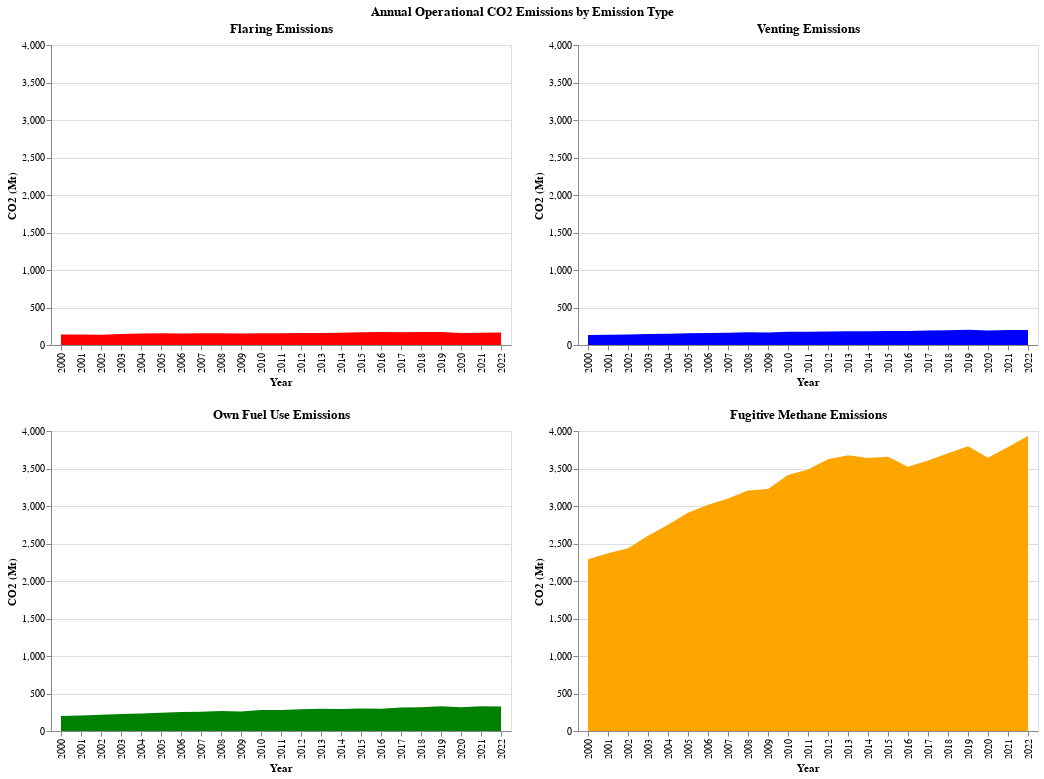

Notebook code cell kept with this figure:
### Markdown cell above
## Operational Emissions by Type

### Code cell
def faceted_operational_emissions(df):

    # calculate annual operational emissions by type
    df = df.group_by("year").agg(pl.col(
        ["flaring_emissions_MtCO2", 
         "venting_emissions_MtCO2",
         "own_fuel_use_emissions_MtCO2",
         "fugitive_methane_emissions_MtCO2e"]).sum())

    # develop chart for each operational emission type
    flaring = alt.Chart(df, title = "Flaring Emissions").mark_area(color = "red").encode(
        alt.X("year:N", title = "Year"),
        alt.Y("flaring_emissions_MtCO2:Q", title = "CO2 (Mt)", scale=alt.Scale(domain=[0, 4000]))
    )

    venting = alt.Chart(df, title = "Venting Emissions").mark_area(color = "blue").encode(
        alt.X("year:N", title = "Year"),
        alt.Y("venting_emissions_MtCO2:Q", title = "CO2 (Mt)", scale=alt.Scale(domain=[0, 4000]))
    )

    own_fuel_use = alt.Chart(df, title = "Own Fuel Use Emissions").mark_area(color = "green").encode(
        alt.X("year:N", title = "Year"),
        alt.Y("own_fuel_use_emissions_MtCO2:Q", title = "CO2 (Mt)", scale=alt.Scale(domain=[0, 4000]))
    )

    fugitive_methane = alt.Chart(df, title = "Fugitive Methane Emissions").mark_area(color = "orange").encode(
        alt.X("year:N", title = "Year"),
        alt.Y("fugitive_methane_emissions_MtCO2e:Q", title = "CO2 (Mt)", scale=alt.Scale(domain=[0, 4000]))
    )

    # concatenate charts into a grid
    custom_title = alt.TitleParams('Annual Operational CO2 Emissions by Emission Type', anchor='middle')
    upper = flaring | venting
    lower = own_fuel_use | fugitive_methane
    chart = alt.vconcat(upper, lower).properties(title = custom_title)

    """ 
    Below code uses chart repeat, but I found color and positioning customizationto be a bit harder using the repeat function.
    """
    
    # color_scale = alt.Scale(domain= emission_types, 
    #                         range=['red', 'blue', 'orange', 'green'])

    
    # emission_types = ["flaring_emissions_MtCO2", 
                      # "venting_emissions_MtCO2",
                      # "own_fuel_use_emissions_MtCO2",
                      # "fugitive_methane_emissions_MtCO2e"]
    
    # chart = alt.Chart(df).mark_area().encode(
    #     alt.X("year:N", title = "Year"),
    #     alt.Y(alt.repeat("row"), type='quantitative',  scale=alt.Scale(domain=[0, 4000])),
    #     #alt.Color(["flaring_emissions_MtCO2:N", 
    #                # "venting_emissions_MtCO2:N",
    #                # "own_fuel_use_emissions_MtCO2:N",
    #                # "fugitive_methane_emissions_MtCO2e:N"], scale = color_scale, title = "Emission Type")
    # ).repeat(row= emission_types)

    return chart

faceted_operational_emissions(emissions)

### Figure 1 — Vega-Lite specification as saved in the notebook (floating-point values rounded to 4 significant figures)
{"config": {"view": {"continuousWidth": 300, "continuousHeight": 300}}, "vconcat": [{"hconcat": [{"mark": {"type": "area", "color": "red"}, "encoding": {"x": {"field": "year", "title": "Year", "type": "nominal"}, "y": {"field": "flaring_emissions_MtCO2", "scale": {"domain": [0, 4000]}, "title": "CO2 (Mt)", "type": "quantitative"}}, "title": "Flaring Emissions"}, {"mark": {"type": "area", "color": "blue"}, "encoding": {"x": {"field": "year", "title": "Year", "type": "nominal"}, "y": {"field": "venting_emissions_MtCO2", "scale": {"domain": [0, 4000]}, "title": "CO2 (Mt)", "type": "quantitative"}}, "title": "Venting Emissions"}]}, {"hconcat": [{"mark": {"type": "area", "color": "green"}, "encoding": {"x": {"field": "year", "title": "Year", "type": "nominal"}, "y": {"field": "own_fuel_use_emissions_MtCO2", "scale": {"domain": [0, 4000]}, "title": "CO2 (Mt)", "type": "quantitative"}}, "title": "Own Fuel Use Emissions"}, {"mark": {"type": "area", "color": "orange"}, "encoding": {"x": {"field": "year", "title": "Year", "type": "nominal"}, "y": {"field": "fugitive_methane_emissions_MtCO2e", "scale": {"domain": [0, 4000]}, "title": "CO2 (Mt)", "type": "quantitative"}}, "title": "Fugitive Methane Emissions"}]}], "data": {"name": "data-2511f04b60a1b3539c689eff7074712d"}, "title": {"text": "Annual Operational CO2 Emissions by Emission Type", "anchor": "middle"}, "$schema": "https://vega.github.io/schema/vega-lite/v5.20.1.json", "datasets": {"data-2511f04b60a1b3539c689eff7074712d": [{"year": 2014, "flaring_emissions_MtCO2": 164.0, "venting_emissions_MtCO2": 182.6, "own_fuel_use_emissions_MtCO2": 291.7, "fugitive_methane_emissions_MtCO2e": 3641.0}, {"year": 2003, "flaring_emissions_MtCO2": 145.2, "venting_emissions_MtCO2": 145.9, "own_fuel_use_emissions_MtCO2": 226.1, "fugitive_methane_emissions_MtCO2e": 2605.0}, {"year": 2019, "flaring_emissions_MtCO2": 172.0, "venting_emissions_MtCO2": 203.9, "own_fuel_use_emissions_MtCO2": 331.1, "fugitive_methane_emissions_MtCO2e": 3798.0}, {"year": 2015, "flaring_emissions_MtCO2": 170.9, "venting_emissions_MtCO2": 187.7, "own_fuel_use_emissions_MtCO2": 298.7, "fugitive_methane_emissions_MtCO2e": 3655.0}, {"year": 2006, "flaring_emissions_MtCO2": 154.9, "venting_emissions_MtCO2": 161.4, "own_fuel_use_emissions_MtCO2": 252.8, "fugitive_methane_emissions_MtCO2e": 3015.0}, {"year": 2013, "flaring_emissions_MtCO2": 160.8, "venting_emissions_MtCO2": 184.0, "own_fuel_use_emissions_MtCO2": 296.0, "fugitive_methane_emissions_MtCO2e": 3678.0}, {"year": 2012, "flaring_emissions_MtCO2": 160.4, "venting_emissions_MtCO2": 181.1, "own_fuel_use_emissions_MtCO2": 290.4, "fugitive_methane_emissions_MtCO2e": 3622.0}, {"year": 2016, "flaring_emissions_MtCO2": 173.0, "venting_emissions_MtCO2": 187.7, "own_fuel_use_emissions_MtCO2": 297.7, "fugitive_methane_emissions_MtCO2e": 3524.0}, {"year": 2018, "flaring_emissions_MtCO2": 171.8, "venting_emissions_MtCO2": 197.4, "own_fuel_use_emissions_MtCO2": 317.9, "fugitive_methane_emissions_MtCO2e": 3702.0}, {"year": 2021, "flaring_emissions_MtCO2": 162.4, "venting_emissions_MtCO2": 200.4, "own_fuel_use_emissions_MtCO2": 328.7, "fugitive_methane_emissions_MtCO2e": 3788.0}, {"year": 2010, "flaring_emissions_MtCO2": 157.1, "venting_emissions_MtCO2": 175.1, "own_fuel_use_emissions_MtCO2": 279.6, "fugitive_methane_emissions_MtCO2e": 3414.0}, {"year": 2022, "flaring_emissions_MtCO2": 166.8, "venting_emissions_MtCO2": 200.2, "own_fuel_use_emissions_MtCO2": 326.1, "fugitive_methane_emissions_MtCO2e": 3935.0}, {"year": 2000, "flaring_emissions_MtCO2": 139.6, "venting_emissions_MtCO2": 131.8, "own_fuel_use_emissions_MtCO2": 200.1, "fugitive_methane_emissions_MtCO2e": 2289.0}, {"year": 2008, "flaring_emissions_MtCO2": 157.7, "venting_emissions_MtCO2": 168.9, "own_fuel_use_emissions_MtCO2": 266.8, "fugitive_methane_emissions_MtCO2e": 3206.0}, {"year": 2017, "flaring_emissions_MtCO2": 169.8, "venting_emissions_MtCO2": 194.3, "own_fuel_use_emissions_MtCO2": 312.5, "fugitive_methane_emissions_MtCO2e": 3608.0}, {"year": 2020, "flaring_emissions_MtCO2": 161.6, "venting_emissions_MtCO2": 194.2, "own_fuel_use_emissions_MtCO2": 316.5, "fugitive_methane_emissions_MtCO2e": 3644.0}, {"year": 2009, "flaring_emissions_MtCO2": 154.4, "venting_emissions_MtCO2": 165.1, "own_fuel_use_emissions_MtCO2": 260.6, "fugitive_methane_emissions_MtCO2e": 3226.0}, {"year": 2011, "flaring_emissions_MtCO2": 155.9, "venting_emissions_MtCO2": 175.5, "own_fuel_use_emissions_MtCO2": 281.0, "fugitive_methane_emissions_MtCO2e": 3488.0}, {"year": 2002, "flaring_emissions_MtCO2": 137.0, "venting_emissions_MtCO2": 139.3, "own_fuel_use_emissions_MtCO2": 216.5, "fugitive_methane_emissions_MtCO2e": 2437.0}, {"year": 2007, "flaring_emissions_MtCO2": 155.3, "venting_emissions_MtCO2": 163.9, "own_fuel_use_emissions_MtCO2": 257.8, "fugitive_methane_emissions_MtCO2e": 3101.0}, {"year": 2004, "flaring_emissions_MtCO2": 151.8, "venting_emissions_MtCO2": 151.1, "own_fuel_use_emissions_MtCO2": 233.5, "fugitive_methane_emissions_MtCO2e": 2749.0}, {"year": 2001, "flaring_emissions_MtCO2": 140.0, "venting_emissions_MtCO2": 135.1, "own_fuel_use_emissions_MtCO2": 206.6, "fugitive_methane_emissions_MtCO2e": 2370.0}, {"year": 2005, "flaring_emissions_MtCO2": 158.2, "venting_emissions_MtCO2": 158.0, "own_fuel_use_emissions_MtCO2": 244.3, "fugitive_methane_emissions_MtCO2e": 2910.0}]}}
